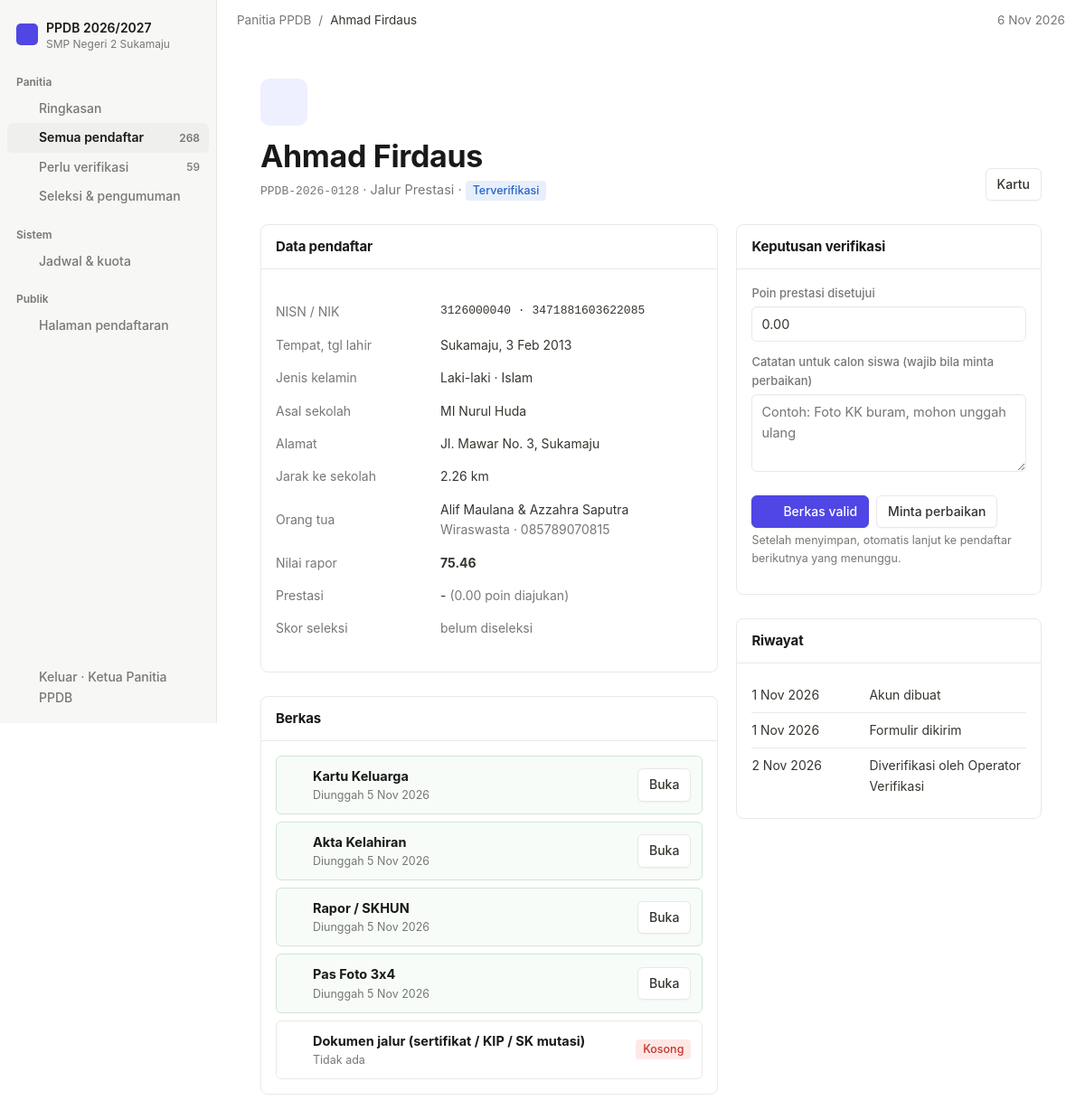
Page /index.php?page=verifikasi&id=1 (signed in) on the committed database.
### tables this page shows
CREATE TABLE pengaturan (
  id INT PRIMARY KEY,
  nama_sekolah VARCHAR(120) NOT NULL,
  alamat VARCHAR(255),
  telepon VARCHAR(30),
  tahun_ajaran VARCHAR(20) NOT NULL,
  buka DATETIME NOT NULL,
  tutup DATETIME NOT NULL,
  pengumuman DATETIME NOT NULL,
  daftar_ulang_sampai DATE NOT NULL,
  persen_cadangan TINYINT NOT NULL DEFAULT 10
);

CREATE TABLE pendaftar (
  id INT AUTO_INCREMENT PRIMARY KEY,
  no_daftar VARCHAR(20) NOT NULL UNIQUE,
  jalur_id INT NOT NULL,
  nisn CHAR(10) NOT NULL UNIQUE,
  nik CHAR(16),
  nama VARCHAR(100) NOT NULL,
  jk ENUM('L','P') NOT NULL DEFAULT 'L',
  tempat_lahir VARCHAR(60),
  tgl_lahir DATE NOT NULL,
  agama VARCHAR(20),
  asal_sekolah VARCHAR(100),
  alamat VARCHAR(255),
  jarak_km DECIMAL(5,2) NOT NULL DEFAULT 0,
  nama_ayah VARCHAR(100),
  nama_ibu VARCHAR(100),
  pekerjaan_ortu VARCHAR(60),
  telepon VARCHAR(20) NOT NULL,
  nilai_rata DECIMAL(5,2) NOT NULL DEFAULT 0,
  poin_prestasi DECIMAL(5,2) NOT NULL DEFAULT 0,
  prestasi_ket VARCHAR(255),
  status ENUM('draft','menunggu','perbaikan','terverifikasi','diterima','cadangan','tidak_diterima','daftar_ulang') NOT NULL DEFAULT 'draft',
  catatan VARCHAR(255),
  skor DECIMAL(6,2) NULL,
  peringkat SMALLINT NULL,
  verifikator_id INT NULL,
  created_at DATETIME NOT NULL DEFAULT CURRENT_TIMESTAMP,
  dikirim_at DATETIME NULL,
  diverifikasi_at DATETIME NULL,
  INDEX (status), INDEX (jalur_id),
  FOREIGN KEY (jalur_id) REFERENCES jalur(id),
  FOREIGN KEY (verifikator_id) REFERENCES users(id) ON DELETE SET NULL
);

CREATE TABLE jalur (
  id INT AUTO_INCREMENT PRIMARY KEY,
  kode VARCHAR(20) NOT NULL UNIQUE,
  nama VARCHAR(60) NOT NULL,
  kuota SMALLINT NOT NULL,
  keterangan VARCHAR(255)
);

CREATE TABLE berkas (
  id INT AUTO_INCREMENT PRIMARY KEY,
  pendaftar_id INT NOT NULL,
  jenis VARCHAR(20) NOT NULL,
  file VARCHAR(100) NOT NULL,
  uploaded_at DATETIME NOT NULL DEFAULT CURRENT_TIMESTAMP,
  UNIQUE KEY uk_jenis (pendaftar_id, jenis),
  FOREIGN KEY (pendaftar_id) REFERENCES pendaftar(id) ON DELETE CASCADE
);

CREATE TABLE users (
  id INT AUTO_INCREMENT PRIMARY KEY,
  nama VARCHAR(100) NOT NULL,
  username VARCHAR(50) NOT NULL UNIQUE,
  password VARCHAR(255) NOT NULL,
  role ENUM('admin','verifikator') NOT NULL DEFAULT 'verifikator'
);

### index.php (called while the page is built, shortened)
<?php
require __DIR__ . '/includes/bootstrap.php';
$routes = [
    'beranda'    => 'pages/daftar/beranda.php',
    'daftar'     => 'pages/daftar/daftar.php',
    'masuk'      => 'pages/daftar/masuk.php',
    'formulir'   => 'pages/daftar/formulir.php',
    'status'     => 'pages/daftar/status.php',
    'kartu'      => 'pages/daftar/kartu.php',
    'pengumuman' => 'pages/daftar/pengumuman.php',
    'keluar'     => 'pages/daftar/keluar.php',
    'berkas'     => 'pages/berkas.php',
    'login'      => 'pages/admin/login.php',
    'logout'     => 'pages/admin/logout.php',
    'dashboard'  => 'pages/admin/dashboard.php',
    'pendaftar'  => 'pages/admin/pendaftar.php',
    'verifikasi' => 'pages/admin/verifikasi.php',
    'seleksi'    => 'pages/admin/seleksi.php',
    'pengaturan' => 'pages/admin/pengaturan.php',
];
$page = $_GET['page'] ?? 'beranda';
require __DIR__ . '/' . $routes[$page];

### pages/admin/verifikasi.php (the view, shortened to what this page needs)
<?php
$p = q('SELECT p.*, j.nama jalur, u.nama verifikator FROM pendaftar p JOIN jalur j ON j.id = p.jalur_id LEFT JOIN users u ON u.id = p.verifikator_id WHERE p.id = ?', [(int) ($_GET['id'] ?? 0)])->fetch();
$berkas = q('SELECT * FROM berkas WHERE pendaftar_id = ?', [$p['id']])->fetchAll();
$title = $p['nama'];
$titleIcon = 'file';
$subtitle = '<span class="mono">' . e($p['no_daftar']) . '</span> · Jalur ' . e($p['jalur']) . ' · ' . badge($p['status']);
$actions = '<a class="btn" href="' . url('kartu', ['id' => $p['id']]) . '" target="_blank">Kartu</a>';
$wide = true;
require __DIR__ . '/../../includes/header.php';
?>
<div class="grid-2">
    <div>
        <div class="box"><div class="box-head"><h2>Data pendaftar</h2></div><div class="box-body"><dl class="props">
            <dt>NISN / NIK</dt><dd class="mono"><?= e($p['nisn']) ?> · <?= e($p['nik'] ?: '-') ?></dd>
            <dt>Tempat, tgl lahir</dt><dd><?= e($p['tempat_lahir']) ?>, <?= tgl($p['tgl_lahir']) ?></dd>
            <dt>Jenis kelamin</dt><dd><?= $p['jk'] === 'L' ? 'Laki-laki' : 'Perempuan' ?> · <?= e($p['agama']) ?></dd>
            <dt>Asal sekolah</dt><dd><?= e($p['asal_sekolah']) ?></dd>
            <dt>Alamat</dt><dd><?= e($p['alamat']) ?></dd>
            <dt>Jarak ke sekolah</dt><dd><?= e($p['jarak_km']) ?> km</dd>
            <dt>Orang tua</dt><dd><?= e($p['nama_ayah']) ?> & <?= e($p['nama_ibu']) ?><br><span class="muted"><?= e($p['pekerjaan_ortu']) ?> · <?= e($p['telepon']) ?></span></dd>
            <dt>Nilai rapor</dt><dd><b><?= e($p['nilai_rata']) ?></b></dd>
            <?php if ($p['jalur'] === 'Prestasi'): ?><dt>Prestasi</dt><dd><?= e($p['prestasi_ket'] ?: '-') ?> <span class="muted">(<?= e($p['poin_prestasi']) ?> poin diajukan)</span></dd><?php endif; ?>
            <dt>Skor seleksi</dt><dd><?= $p['skor'] !== null ? e($p['skor']) . ' · peringkat ' . $p['peringkat'] : '<span class="muted">belum diseleksi</span>' ?></dd>
        </dl></div></div>
        <div class="box mt"><div class="box-head"><h2>Berkas</h2></div><div class="box-body files">
            <?php foreach (BERKAS as $k => $l): if ($k === 'pendukung' && $p['jalur'] === 'Zonasi') continue; $b = array_values(array_filter($berkas, fn ($x) => $x['jenis'] === $k))[0] ?? null; ?>
                <div class="file <?= $b ? 'ok' : '' ?>"><?= icon('file', 18) ?><div class="grow"><strong style="color:var(--ink-2)"><?= $l ?></strong><div class="muted" style="font-size:12.5px"><?= $b ? 'Diunggah ' . tgl($b['uploaded_at']) : 'Tidak ada' ?></div></div>
                    <?php if ($b): ?><a class="btn" href="<?= url('berkas', ['id' => $b['id']]) ?>" target="_blank">Buka</a><?php else: ?><span class="badge badge-red">Kosong</span><?php endif; ?></div>
            <?php endforeach; ?>
        </div></div>
    </div>
    <div>
        <?php if (in_array($p['status'], ['menunggu', 'terverifikasi', 'perbaikan'], true)): ?>
            <form method="post" class="box"><?= csrf_field() ?>
                <div class="box-head"><h2>Keputusan verifikasi</h2></div>
                <div class="box-body">
                    <?php if ($p['jalur'] === 'Prestasi'): ?><label>Poin prestasi disetujui</label><input type="number" name="poin_prestasi" step="0.5" min="0" max="20" value="<?= e($p['poin_prestasi']) ?>" style="margin-bottom:12px"><?php endif; ?>
                    <label>Catatan untuk calon siswa (wajib bila minta perbaikan)</label>
                    <textarea name="catatan" rows="3" placeholder="Contoh: Foto KK buram, mohon unggah ulang"><?= e($p['catatan']) ?></textarea>
                    <div class="form-actions"><button class="btn btn-primary" name="aksi" value="terverifikasi"><?= icon('check', 15) ?> Berkas valid</button><button class="btn" name="aksi" value="perbaikan">Minta perbaikan</button></div>
                    <p class="hint">Setelah menyimpan, otomatis lanjut ke pendaftar berikutnya yang menunggu.</p>
                </div>
            </form>
        <?php else: ?>
            <div class="callout"><?= icon('file', 18) ?><div>Status: <?= badge($p['status']) ?></div></div>
        <?php endif; ?>
        <div class="box mt"><div class="box-head"><h2>Riwayat</h2></div><div class="box-body"><ul class="timeline">
            <li><span><?= tgl($p['created_at']) ?></span><span>Akun dibuat</span></li>
            <?php if ($p['dikirim_at']): ?><li><span><?= tgl($p['dikirim_at']) ?></span><span>Formulir dikirim</span></li><?php endif; ?>
            <?php if ($p['diverifikasi_at']): ?><li><span><?= tgl($p['diverifikasi_at']) ?></span><span>Diverifikasi oleh <?= e($p['verifikator'] ?? '-') ?></span></li><?php endif; ?>
        </ul></div></div>
    </div>
</div>
<?php require __DIR__ . '/../../includes/footer.php'; ?>

### includes/header.php (shortened to what this page needs)
<?php
$navHit = q('SELECT status, COUNT(*) n FROM pendaftar GROUP BY status')->fetchAll(PDO::FETCH_KEY_PAIR);
$nav = [
    'Panitia' => [['dashboard', 'Ringkasan', 'home', null], ['pendaftar', 'Semua pendaftar', 'users', array_sum($navHit)], ['pendaftar&status=menunggu', 'Perlu verifikasi', 'file', $navHit['menunggu'] ?? 0], ['seleksi', 'Seleksi & pengumuman', 'award', null]],
];
if (user()['role'] === 'admin') $nav['Sistem'] = [['pengaturan', 'Jadwal & kuota', 'settings', null]];
$current = $_GET['page'] ?? 'dashboard';
if ($current === 'verifikasi') $current = 'pendaftar';
?>
<!DOCTYPE html>
<html lang="id">
<head>
    <link rel="stylesheet" href="assets/css/style.css">
</head>
<body>
<div class="layout">
    <aside class="side" id="side">
        <div class="ws"><span class="logo"><?= icon('school', 14) ?></span><div>PPDB <?= e(setting()['tahun_ajaran']) ?><small><?= e(setting()['nama_sekolah']) ?></small></div></div>
        <?php foreach ($nav as $sec => $items): ?>
            <div class="sec"><?= $sec ?></div>
            <?php foreach ($items as [$key, $label, $ic, $n]): ?>
                <a href="index.php?page=<?= $key ?>" class="<?= $current === $key ? 'active' : '' ?>"><?= icon($ic, 16) ?> <?= $label ?><?php if ($n !== null): ?><span class="n"><?= $n ?></span><?php endif; ?></a>
            <?php endforeach; ?>
        <?php endforeach; ?>
        <div class="sec">Publik</div>
        <a href="<?= url('beranda') ?>" target="_blank"><?= icon('external', 16) ?> Halaman pendaftaran</a>
        <div class="grow"></div>
        <a href="<?= url('logout') ?>"><?= icon('logout', 16) ?> Keluar · <?= e(user()['nama']) ?></a>
    </aside>
    <main class="main">
        <div class="crumbs">Panitia PPDB<span>/</span><span style="color:var(--ink)"><?= e($title ?? 'Ringkasan') ?></span><span><?= tgl(date('Y-m-d')) ?></span></div>
        <div class="page <?= !empty($wide) ? 'wide' : '' ?>">
            <div class="page-title"><div><div class="icon-big"><?= icon($titleIcon ?? 'home', 26) ?></div><h1><?= e($title ?? 'Ringkasan') ?></h1><?php if (!empty($subtitle)): ?><p><?= $subtitle ?></p><?php endif; ?></div><div class="page-actions"><?= $actions ?? '' ?></div></div>

### rows in the picture
pengaturan: tahun_ajaran "2026/2027", nama_sekolah "SMP Negeri 2 Sukamaju"
pendaftar: nama "Ahmad Firdaus", no_daftar "PPDB-2026-0128", jalur.nama "Prestasi", nisn "3126000040", nik "3471881603622085", tempat_lahir "Sukamaju", tgl_lahir "3 Feb 2013", agama "Islam", asal_sekolah "MI Nurul Huda", alamat "Jl. Mawar No. 3, Sukamaju", jarak_km "2.26", nama_ayah "Alif Maulana", nama_ibu "Azzahra Saputra", pekerjaan_ortu "Wiraswasta", telepon "085789070815", nilai_rata "75.46", prestasi_ket "-", poin_prestasi "0.00", created_at "1 Nov 2026", dikirim_at "1 Nov 2026", diverifikasi_at "2 Nov 2026", verifikator.nama "Operator Verifikasi"
berkas: uploaded_at "5 Nov 2026"
berkas: uploaded_at "5 Nov 2026"
berkas: uploaded_at "5 Nov 2026"
berkas: uploaded_at "5 Nov 2026"

### other values in the picture
$sec "Panitia"
$label "Ringkasan"
$label "Semua pendaftar"
$n "268"
$label "Perlu verifikasi"
$n "59"
$label "Seleksi & pengumuman"
$sec "Sistem"
$label "Jadwal & kuota"
user()['nama'] "Ketua Panitia PPDB"
$l "Terverifikasi"
$l "Kartu Keluarga"
$l "Akta Kelahiran"
$l "Rapor / SKHUN"
$l "Pas Foto 3x4"
